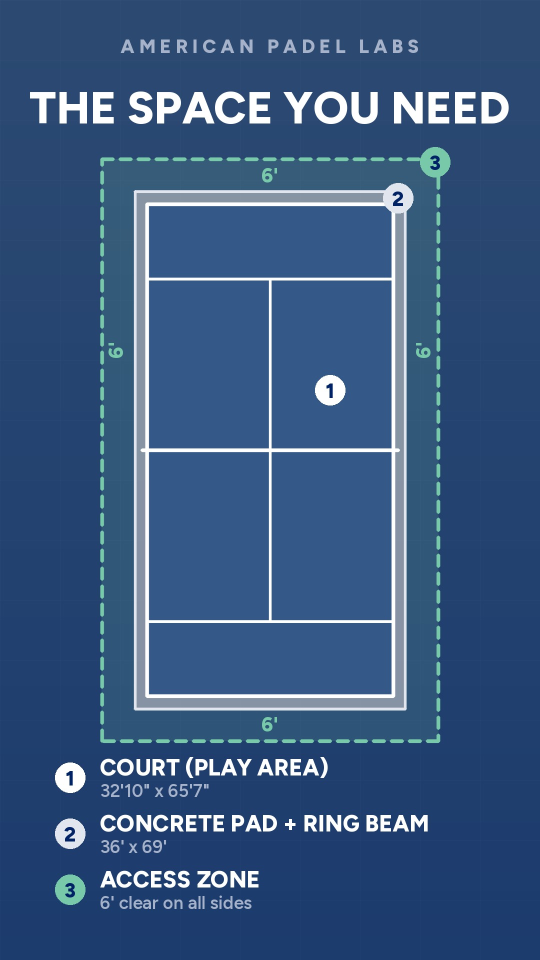
#> input picture frames-space3.jpg, 1080 x 1920 px, given in place of logo.png, which was not available (shown at 1/2 size); the run also reads 1 picture not shown here
$ python styleb.py
#> lines starting #> are read from the running program, lines starting #| are printed output that depends on the picture
### render/apl.py
import numpy as np, cv2, math, os
ROOT=os.path.dirname(os.path.dirname(os.path.abspath(__file__)))
B=lambda *a: os.path.join(ROOT,'brand',*a)
from PIL import Image, ImageDraw, ImageFont
W,H,FPS=1080,1920,30
DUR=46.0
NAVY=(44,74,114)       # hsl(217 42% 31%) site header/footer
DEEP=(0,34,102)        # hsl(220 100% 20%) primary
COURT=(52,88,135)
WHITE=(255,255,255)
SLATE=(166,178,201)    # hsl(220 20% 70%)
GLASS=(150,190,230)
BEB=B('fonts','figtree-latin-800-normal.woff')  # Figtree for all video text (Raj, Nov 24 2026)
INT=B('fonts','figtree-latin-%d-normal.woff')
_fc={}
def F(kind,size,w=600):
    k=(kind,size,w)
    if k not in _fc: _fc[k]=ImageFont.truetype(BEB if kind=='b' else INT%w,size)
    return _fc[k]
def cl(x): return max(0.0,min(1.0,x))
def ease(x):
    x=cl(x); return x*x*(3-2*x)
def eout(x):
    x=cl(x); return 1-(1-x)**3
def prog(t,a,b): return cl((t-a)/(b-a))

LOGO=Image.open(B('logo.png')).convert('RGBA')
PHOTO=Image.open(B('photos','overhead-court.jpg')).convert('RGB').rotate(90,expand=True)  # court long axis vertical
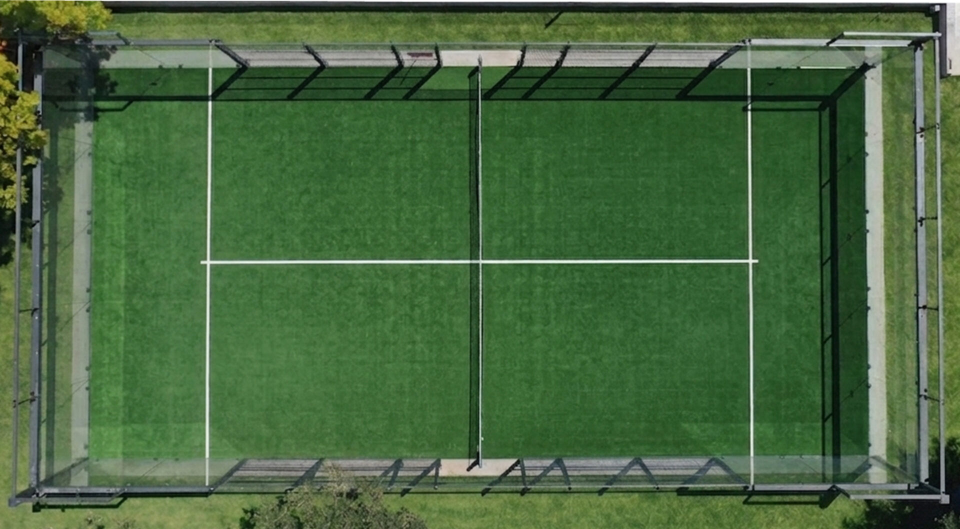
#> input picture brand/photos/overhead-court.jpg, 1920 x 1058 px (shown at 1/2 size)
pw=W; ph=int(PHOTO.height*W/PHOTO.width)
PHOTO=PHOTO.resize((pw,ph),Image.LANCZOS)
#> PHOTO: PIL image 1080x1959 RGB

def bg():
    a=np.zeros((H,W,3),np.float32)
    y=np.linspace(0,1,H)[:,None,None]
    a[:]=np.array(NAVY,np.float32)*(1-0.35*y)+np.array(DEEP,np.float32)*0.35*y
    # subtle court-line grid texture
    a[::120,:,:]+=4; a[:,::120,:]+=4
    return np.clip(a,0,255).astype(np.uint8)
BG=bg()

def fit(kind,size,s,maxw=980,w=600):
    while size>20 and F(kind,size,w).getbbox(s)[2]>maxw: size-=2
    return F(kind,size,w)

def text(img,s,xy,font,fill=WHITE,anchor='la',alpha=1.0,dy=0):
    if alpha<=0: return
    d=ImageDraw.Draw(img,'RGBA')
    x,y=xy
    d.text((x,y+dy),s,font=font,fill=fill+(int(255*alpha),),anchor=anchor)

def vtext(img,s,center,font,fill=WHITE,alpha=1.0):
    if alpha<=0: return
    bb=font.getbbox(s); tw,th=bb[2]+10,bb[3]+10
    t=Image.new('RGBA',(tw,th),(0,0,0,0))
    ImageDraw.Draw(t).text((5,0),s,font=font,fill=fill+(int(255*alpha),))
    t=t.rotate(90,expand=True)
    img.alpha_composite(t,(int(center[0]-t.width/2),int(center[1]-t.height/2)))

def line(a,p,q,col,th,frac=1.0,alpha=1.0):
    if frac<=0 or alpha<=0: return
    q2=(p[0]+(q[0]-p[0])*frac,p[1]+(q[1]-p[1])*frac)
    ov=a.copy()
    cv2.line(ov,(int(p[0]*4),int(p[1]*4)),(int(q2[0]*4),int(q2[1]*4)),col,th,cv2.LINE_AA,shift=2)
    if alpha<1: cv2.addWeighted(ov,alpha,a,1-alpha,0,a)
    else: a[:]=ov

def poly(a,pts,col,th,frac=1.0,alpha=1.0,closed=True):
    pts=list(pts)+([pts[0]] if closed else [])
    L=[math.dist(pts[i],pts[i+1]) for i in range(len(pts)-1)]; tot=sum(L); rem=tot*frac
    for i,l in enumerate(L):
        if rem<=0: break
        f=min(1,rem/l); line(a,pts[i],pts[i+1],col,th,f,alpha); rem-=l

def dashed_rect(a,x0,y0,x1,y1,col,th,alpha=1.0,on=22,off=14):
    for p,q in [((x0,y0),(x1,y0)),((x1,y0),(x1,y1)),((x1,y1),(x0,y1)),((x0,y1),(x0,y0))]:
        L=math.dist(p,q); n=0.0
        while n<L:
            e=min(L,n+on)
            line(a,(p[0]+(q[0]-p[0])*n/L,p[1]+(q[1]-p[1])*n/L),(p[0]+(q[0]-p[0])*e/L,p[1]+(q[1]-p[1])*e/L),col,th,1,alpha)
            n+=on+off

def rectfill(a,x0,y0,x1,y1,col,alpha):
    if alpha<=0: return
    ov=a.copy(); cv2.rectangle(ov,(int(x0),int(y0)),(int(x1),int(y1)),col,-1)
    cv2.addWeighted(ov,alpha,a,1-alpha,0,a)

def dimline_v(a,x,y0,y1,frac,alpha=1.0):
    ym=(y0+y1)/2; h=(y1-y0)/2*frac
    line(a,(x,ym),(x,ym-h),WHITE,3,1,alpha); line(a,(x,ym),(x,ym+h),WHITE,3,1,alpha)
    if frac>0.98:
        for y in (y0,y1): line(a,(x-16,y),(x+16,y),WHITE,3,1,alpha)
def dimline_h(a,y,x0,x1,frac,alpha=1.0):
    xm=(x0+x1)/2; w=(x1-x0)/2*frac
    line(a,(xm,y),(xm-w,y),WHITE,3,1,alpha); line(a,(xm,y),(xm+w,y),WHITE,3,1,alpha)
    if frac>0.98:
        for x in (x0,x1): line(a,(x,y-16),(x,y+16),WHITE,3,1,alpha)

# ---------- top view geometry ----------
PX=50.0; CX,CY=540,1080
CL,CR,CT,CB=CX-5*PX,CX+5*PX,CY-10*PX,CY+10*PX
SV=6.95*PX
FL,FR,FT,FB=CX-10.97/2*PX,CX+10.97/2*PX,CY-21.03/2*PX,CY+21.03/2*PX

def heading(img,s,sub,t0,t,y=215):
    p=eout(prog(t,t0,t0+0.5))
    text(img,s,(W//2,y),fit('b',104,s),anchor='mm',alpha=p,dy=(1-p)*30)
    if sub:
        p2=eout(prog(t,t0+0.25,t0+0.75))
        text(img,sub,(W//2,y+80),F('i',38,500),fill=SLATE,anchor='mm',alpha=p2,dy=(1-p2)*20)

def caption(img,lines,t0,t,y=1700,alpha=1.0):
    for i,(s,big) in enumerate(lines):
        p=eout(prog(t,t0+i*0.25,t0+i*0.25+0.5))*alpha
        if big:
            sz=84
            while F('b',sz).getbbox(s)[2]>980: sz-=4
            text(img,s,(W//2,y+i*90),F('b',sz),anchor='mm',alpha=p,dy=(1-p)*25)
        else:
            sz=40
            while F('i',sz,600).getbbox(s)[2]>1000: sz-=2
            text(img,s,(W//2,y+i*90),F('i',sz,600),fill=SLATE,anchor='mm',alpha=p,dy=(1-p)*25)

def brand_tag(img,alpha=1.0):
    return  # removed per Raj (Nov 24): no "American Padel Labs" text at the top
    text(img,"A M E R I C A N   P A D E L   L A B S",(W//2,92),F('b',38),fill=SLATE,anchor='mm',alpha=alpha)

def court_top(a,t,draw=1.0,lines=1.0,alpha=1.0):
    rectfill(a,CL,CT,CR,CB,COURT,0.9*alpha*ease(draw))
    poly(a,[(CL,CT),(CR,CT),(CR,CB),(CL,CB)],WHITE,6,ease(draw),alpha)
    # net
    line(a,(CL-14,CY),(CR+14,CY),WHITE,5,ease(lines),alpha)
    # service lines + center line
    for y in (CY-SV,CY+SV): line(a,(CL,y),(CR,y),WHITE,3,ease(prog(lines,0.2,0.8)),alpha)
    line(a,(CX,CY-SV),(CX,CY+SV),WHITE,3,ease(prog(lines,0.5,1)),alpha)

# ---------- scenes ----------
def s_hook(img,a,t):
    # photo with slow zoom, crossfades out 3.6-4.4
    z=1.12-0.06*t/4
    pw2,ph2=int(W*z),int(PHOTO.height*z)
    im=PHOTO.resize((pw2,ph2),Image.BILINEAR)
    ox=(pw2-W)//2; oy=(ph2-H)//2
    crop=np.array(im)[max(0,oy):max(0,oy)+H, ox:ox+W]
    canvas=a.copy(); hh=min(H,crop.shape[0]); y0=(H-hh)//2
    canvas[y0:y0+hh]=crop[:hh]
    # navy gradient for legibility
    g=np.linspace(0,1,H)[:,None,None]
    shade=np.clip(0.75-1.3*g,0,0.75)+np.clip((g-0.7)*2.0,0,0.6)
    canvas=(canvas*(1-shade)+np.array(DEEP)*shade).astype(np.uint8)
    f=ease(prog(t,3.6,4.4))
    a[:]=(canvas*(1-f)+a*f).astype(np.uint8)
    return f

def frame(t):
    a=BG.copy()
    img=None
    post=[]   # text ops after raster
    # ----- S1 hook 0-4.4
    if t<4.4:
        f=s_hook(None,a,t)
        def p1(img,t=t,f=f):
            al=1-f
            brand_tag(img,al)
            p=eout(prog(t,0.3,0.9));
            for i,s in enumerate(["HOW MUCH SPACE","DOES A PADEL COURT","ACTUALLY NEED?"]):
                pp=eout(prog(t,0.3+i*0.2,0.9+i*0.2))
                text(img,s,(W//2,330+i*125),fit('b',112,"DOES A PADEL COURT"),anchor='mm',alpha=pp*al,dy=(1-pp)*40)
            pp=eout(prog(t,1.4,2.0))
            text(img,"Padel court dimensions, explained",(W//2,1780),F('i',44,600),anchor='mm',alpha=pp*al)
        post.append(p1)
    # ----- top view scenes 3.6-17.4 and 25-34.4
    topA = ease(prog(t,3.6,4.4))*(1-ease(prog(t,16.8,17.4))) + ease(prog(t,24.8,25.4))*(1-ease(prog(t,33.8,34.4)))
    if topA>0:
        if t<20: draw=prog(t,4.4,6.0); ln=prog(t,11.0,13.0)
        else: draw=1; ln=1
        court_top(a,t,draw,ln,topA)
        if t<20:
            # dims of court
            fa=topA*(1-ease(prog(t,10.6,11.0)))
            dimline_h(a,CT-60,CL,CR,ease(prog(t,6.0,6.8)),fa)
            dimline_v(a,CR+70,CT,CB,ease(prog(t,6.8,7.6)),fa)
            # net-to-service dim on left
            sa=topA*ease(prog(t,13.4,13.9))
            dimline_v(a,CL-60,CY-SV,CY,ease(prog(t,13.4,14.2)),sa)
            # net pulse
            pulse=ease(prog(t,11.0,11.4))*(1-ease(prog(t,12.6,13.2)))
            if pulse>0: line(a,(CL-14,CY),(CR+14,CY),(255,255,255),14,1,0.35*pulse*topA)
        else:
            # footprint
            g=ease(prog(t,25.8,27.2))
            x0=CL+(FL-CL)*g; x1=CR+(FR-CR)*g; y0=CT+(FT-CT)*g; y1=CB+(FB-CB)*g
            if g>0:
                rectfill(a,x0,y0,x1,y1,(255,255,255),0.07*topA)
                dashed_rect(a,x0,y0,x1,y1,WHITE,4,topA)
            da=topA*ease(prog(t,27.2,27.8))
            dimline_h(a,FT-50,FL,FR,ease(prog(t,27.2,27.9)),da)
            dimline_v(a,FR+60,FT,FB,ease(prog(t,27.5,28.2)),da)
            # ring beam highlight
            rb=ease(prog(t,29.0,29.5))*(1-ease(prog(t,30.3,30.8)))
            if rb>0: poly(a,[(CL,CT),(CR,CT),(CR,CB),(CL,CB)],(255,255,255),18,1,0.45*rb*topA)
        def p2(img,t=t,topA=topA):
            brand_tag(img,topA)
            if t<20:
                h1=topA*(1-ease(prog(t,10.6,11.0)))
                if h1>0:
                    heading(img,"THE COURT",None,4.6,t)
                    al=h1*ease(prog(t,6.6,7.0))
                    text(img,"32'10\"",(CX-10,CT-110),F('b',72),anchor='rm',alpha=al)
                    text(img,"(10M)",(CX+10,CT-106),F('b',48),fill=SLATE,anchor='lm',alpha=al)
                    al=h1*ease(prog(t,7.4,7.8))
                    vtext(img,"65'7\"  (20M)",(CR+125,CY),F('b',72),alpha=al)
                    caption(img,[("65'7\" X 32'10\"",True),("20m x 10m  ·  2,153 sq ft (200 m²) of turf",False)],8.2,t,alpha=h1)
                h2=topA*ease(prog(t,11.0,11.4))
                if h2>0:
                    heading(img,"NET + SERVICE LINES",None,11.0,t)
                    al=h2*ease(prog(t,11.4,11.9))
                    text(img,"NET",(CR+30,CY-4),F('b',56),anchor='lm',alpha=al)
                    al=h2*ease(prog(t,14.0,14.5))
                    vtext(img,"22'10\" (6.95M)",(CL-115,CY-SV/2),F('b',54),alpha=al)
                    caption(img,[("NET: 2'11\" CENTER, 3'0\" POSTS",True),("0.88m center, 0.92m posts",False)],11.6,t,alpha=h2*(1-ease(prog(t,13.8,14.1))))
                    caption(img,[("SERVICE LINE: 22'10\" FROM NET",True),("6.95m from the net",False)],14.2,t,alpha=h2)
            else:
                heading(img,"THE SPACE YOU NEED",None,25.4,t)
                al=topA*ease(prog(t,27.7,28.2))
                text(img,"36'",(CX-10,FT-100),F('b',72),anchor='rm',alpha=al)
                text(img,"(11M)",(CX+10,FT-96),F('b',48),fill=SLATE,anchor='lm',alpha=al)
                vtext(img,"69'  (21M)",(FR+115,CY),F('b',72),alpha=al)
                caption(img,[("PLAN FOR 36' X 69'",True),("11m x 21m footprint",False)],28.0,t,y=1690,alpha=topA*(1-ease(prog(t,30.8,31.1))))
                # reasons
                rs=["RING BEAM","ACCESS","MACHINERY","GAMEPLAY"]
                if t>31.1:
                    text(img,"Room for:",(W//2,1675),F('i',38,500),fill=SLATE,anchor='mm',alpha=topA*ease(prog(t,31.15,31.5)))
                for i,s in enumerate(rs):
                    p=eout(prog(t,31.4+i*0.45,31.9+i*0.45))*topA
                    if p<=0: continue
                    d=ImageDraw.Draw(img,'RGBA'); fx=F('b',52)
                    tw=fx.getbbox(s)[2]; cx=[W//2-255,W//2+255][i%2]; cy=1755+(i//2)*95
                    d.rounded_rectangle((cx-tw/2-26,cy-38+(1-p)*20,cx+tw/2+26,cy+38+(1-p)*20),radius=38,fill=(255,255,255,int(235*p)))
                    text(img,s,(cx,cy+3+(1-p)*20),fx,fill=DEEP,anchor='mm',alpha=p)
        post.append(p2)
    # ----- S4 walls 17.0-25.4
    wA=ease(prog(t,17.0,17.6))*(1-ease(prog(t,24.6,25.2)))
    if wA>0:
        S=88; x0=W//2-5*S; x1=W//2+5*S; yb=820; yg=yb-2*S; yt=yb-3*S
        p=ease(prog(t,17.6,18.6))
        rectfill(a,x0,yg,x1,yb,GLASS,0.35*wA*p)
        # mesh grid
        mp=ease(prog(t,18.3,19.2))
        if mp>0:
            for x in np.arange(x0,x1+1,22): line(a,(x,yg),(x,yg-(yg-yt)*mp),SLATE,2,1,wA*0.8)
            for y in np.arange(yg,yt-1,-22):
                if yg-y<= (yg-yt)*mp: line(a,(x0,y),(x1,y),SLATE,2,1,wA*0.8)
        poly(a,[(x0,yb),(x0,yt),(x1,yt),(x1,yb)],WHITE,6,p,wA,closed=False)
        line(a,(x0,yg),(x1,yg),WHITE,4,p,wA)
        line(a,(x0-60,yb),(x1+60,yb),WHITE,4,1,wA)
        # posts
        for xx in np.linspace(x0,x1,6): line(a,(xx,yb),(xx,yt),WHITE,3,p,wA*0.7)
        dimline_v(a,x1+40,yt,yb,ease(prog(t,19.2,19.9)),wA)
        # side profile (half court, back wall to net)
        sp=ease(prog(t,21.2,22.6)); sA=wA*ease(prog(t,21.0,21.4))
        if sA>0:
            Sx=88; sx0=W//2-5*Sx; sb=1440
            pts=[(sx0,sb),(sx0,sb-3*Sx),(sx0+4*Sx,sb-3*Sx),(sx0+4*Sx,sb-2*Sx),(sx0+10*Sx,sb-2*Sx),(sx0+10*Sx,sb)]
            rectfill(a,sx0,sb-2*Sx,sx0+10*Sx,sb,GLASS,0.25*sA*sp)
            poly(a,pts,WHITE,6,sp,sA,closed=False)
            line(a,(sx0-40,sb),(sx0+10*Sx+60,sb),WHITE,4,1,sA)
        # [17 lines left out: function p3, not called in this run]
        post.append(p3)
    # ----- S6 indoor 34.0-40.4
    iA=ease(prog(t,34.0,34.6))*(1-ease(prog(t,39.8,40.4)))
    if iA>0:
        S=45; x0=W//2-10*S; x1=W//2+10*S; yb=1250
        p=ease(prog(t,34.6,35.6))
        # court side elevation: 3m at ends, 2m middle
        pts=[(x0,yb),(x0,yb-3*S),(x0+4*S,yb-3*S),(x0+4*S,yb-2*S),(x1-4*S,yb-2*S),(x1-4*S,yb-3*S),(x1,yb-3*S),(x1,yb)]
        rectfill(a,x0,yb-2*S,x1,yb,GLASS,0.25*iA*p)
        poly(a,pts,WHITE,5,p,iA,closed=False)
        line(a,(x0-40,yb),(x1+40,yb),WHITE,4,1,iA)
        line(a,(W//2,yb),(W//2,yb-0.9*S),WHITE,3,p,iA)  # net
        # ceilings
        c1=ease(prog(t,35.8,36.6))
        rectfill(a,x0-40,yb-8*S,x0-40+(x1-x0+80)*c1,yb-7*S,(255,255,255),0.18*iA)
        dashed_rect(a,x0-40,yb-6*S,x0-40+(x1-x0+80)*c1,yb-6*S,WHITE,4,iA*c1)
        dimline_v(a,x0-80,yb-6*S,yb,ease(prog(t,36.4,37.0)),iA)
        # [9 lines left out: function p4, not called in this run]
        post.append(p4)
    # ----- S7 CTA 39.8-46
    eA=ease(prog(t,39.8,40.6))
    if eA>0:
        # [8 lines left out: function p5, not called in this run]
        post.append(p5)
    img=Image.fromarray(a).convert('RGBA')
    for fn in post: fn(img)
    if eA>0:
        # CTA background fade over everything except its own text: redo
        base=Image.fromarray(BG).convert('RGBA')
        img=Image.blend(img,base,eA*0.0)
    return np.array(img.convert('RGB'))

### render/styles/styleb.py
import sys,os; sys.path.insert(0,os.path.join(os.path.dirname(os.path.abspath(__file__)),'..'))
import numpy as np, cv2, apl
from PIL import Image, ImageDraw, ImageFilter
W,H=1080,1920
rot=Image.open(apl.B('photos','overhead-court-vertical.jpg')); OY=(rot.height-H)//2
K=0.74
bgimg=rot.crop((0,OY,W,OY+H)).filter(ImageFilter.GaussianBlur(40))
small=rot.resize((int(W*K),int(rot.height*K)))
SX=(W-small.width)//2; SY=880-int(978*K)
bgimg.paste(small,(SX,SY))
base=np.array(bgimg).astype(np.float32)
PX=79.6*K; CX=SX+534*K; CY=SY+978*K
def dark(k):
#> called with k = 0.55
    y=np.linspace(-1,1,H)[:,None]; x=np.linspace(-1,1,W)[None,:]
    v=1-0.35*(x**2+y**2)
    return np.clip(base*k*v[...,None],0,255).astype(np.uint8)
def wm(img):
    lg=apl.LOGO.resize((int(apl.LOGO.width*110/apl.LOGO.height),110))
    img.alpha_composite(lg,(56,56))
def cap(img,h,sub,y=1660):
    d=ImageDraw.Draw(img,'RGBA')
    for dx,dy in [(0,3)]:
        d.text((W//2+dx,y+dy),h,font=apl.F('i',68,700),fill=(0,0,0,110),anchor='mm')
    d.text((W//2,y),h,font=apl.F('i',68,700),fill=(255,255,255,255),anchor='mm')
    if sub: d.text((W//2,y+70),sub,font=apl.F('i',40,500),fill=(235,235,235,255),anchor='mm')
# frame B1: hook
a=dark(0.55); img=Image.fromarray(a).convert('RGBA'); wm(img)
d=ImageDraw.Draw(img,'RGBA')
for i,s in enumerate(["How much space does a","padel court actually need?"]):
    d.text((W//2,880+i*88),s,font=apl.F('i',72,700),fill=(255,255,255,255),anchor='mm')
d.text((W//2,1080),"More than the court itself.",font=apl.F('i',44,500),fill=(230,230,230,255),anchor='mm')
img.convert('RGB').save('styleB_hook.jpg',quality=90)
# frame B2: footprint on photo
a=dark(0.45)
fl,fr,ft,fb=CX-10.97/2*PX,CX+10.97/2*PX,CY-21.03/2*PX,CY+21.03/2*PX
cl,cr,ct,cb=CX-5*PX,CX+5*PX,CY-10*PX,CY+10*PX
apl.poly(a,[(cl,ct),(cr,ct),(cr,cb),(cl,cb)],(255,255,255),5)
#> after the loop in poly, `for i,l in enumerate(L):`:
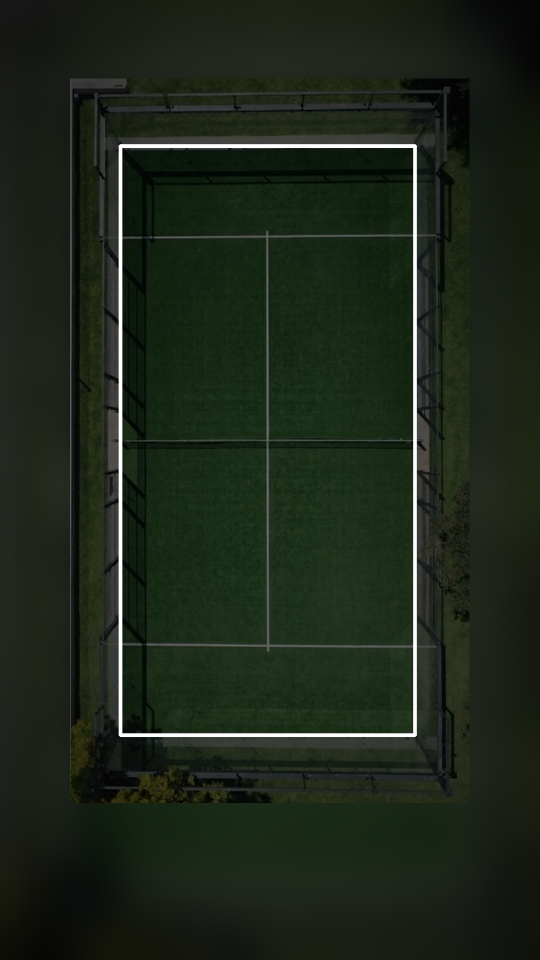
#> a: shape (1920, 1080, 3) (shown at 1/2 size); mean of channels 0, 1, 2 29.4, 38.9, 25.9; drawn as R, G, B
#> after the loop in poly, `for i,l in enumerate(L):`: rem = 0
apl.dashed_rect(a,fl,ft,fr,fb,(255,255,255),4)
apl.rectfill(a,fl,ft,fr,fb,(255,255,255),0.08)
#> in rectfill, `cv2.rectangle(ov, (int(x0), int(y0)), (int(x1), int(y1)), col, -1)`:
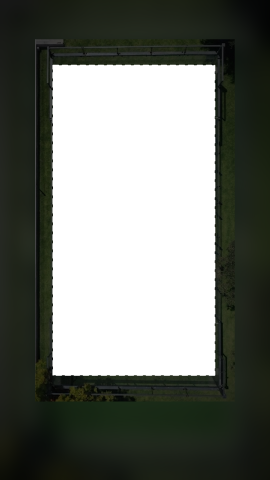
#> ov: shape (1920, 1080, 3) (shown at 1/4 size); mean of channels 0, 1, 2 115.6, 119.3, 112.9; drawn as R, G, B
img=Image.fromarray(a).convert('RGBA'); wm(img)
d=ImageDraw.Draw(img,'RGBA')
def pill(cx,cy,s):
#> called with cx = 540, cy = 213.3, s = '36 ft (11 m)'
    f=apl.F('i',40,700); tw=f.getbbox(s)[2]
#> after `tw = f.getbbox(s)[2]`: tw = 239
    d.rounded_rectangle((cx-tw/2-24,cy-34,cx+tw/2+24,cy+34),radius=34,fill=(255,255,255,235))
    d.text((cx,cy+1),s,font=f,fill=(20,20,20,255),anchor='mm')
pill(W//2,ft-48,"36 ft (11 m)")
pill(W//2-0, CY, "69 ft (21 m)")
cap(img,"Plan for 36' x 69'","Room for the ring beam, access, and machinery",y=1700)
img.convert('RGB').save('styleB_footprint.jpg',quality=90)
# v1 equivalents
Image.fromarray(apl.frame(2.5)).save('styleA_hook.jpg',quality=90)
#> after the loop in frame, `for fn in post: fn(img)`:
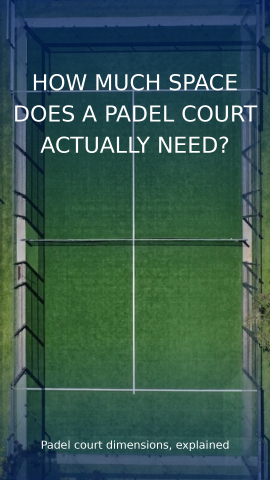
#> img: PIL image 1080x1920 RGBA (shown at 1/4 size); mean R, G, B, A 53.5, 87.5, 78.9, 255
Image.fromarray(apl.frame(33.2)).save('styleA_footprint.jpg',quality=90)
#> call 2 of poly, with col = (255, 255, 255), th = 6, frac = 1, alpha = 1, closed = True
#> after the loop in poly (call 2), `for i,l in enumerate(L):`:
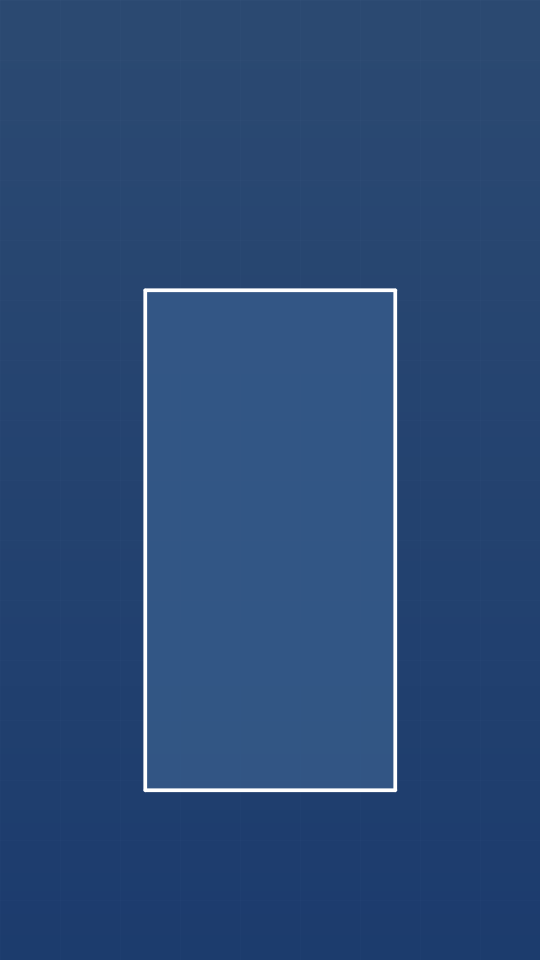
#> a: shape (1920, 1080, 3) (shown at 1/2 size); mean of channels 0, 1, 2 41.8, 73.4, 118.1; drawn as R, G, B
#> after the loop in poly (call 2), `for i,l in enumerate(L):`: rem = 0
#> after the loop in court_top, `for y in (CY-SV,CY+SV): line(a,(CL,y),(CR,y),WHITE,3,ease(prog(lines,0..`:
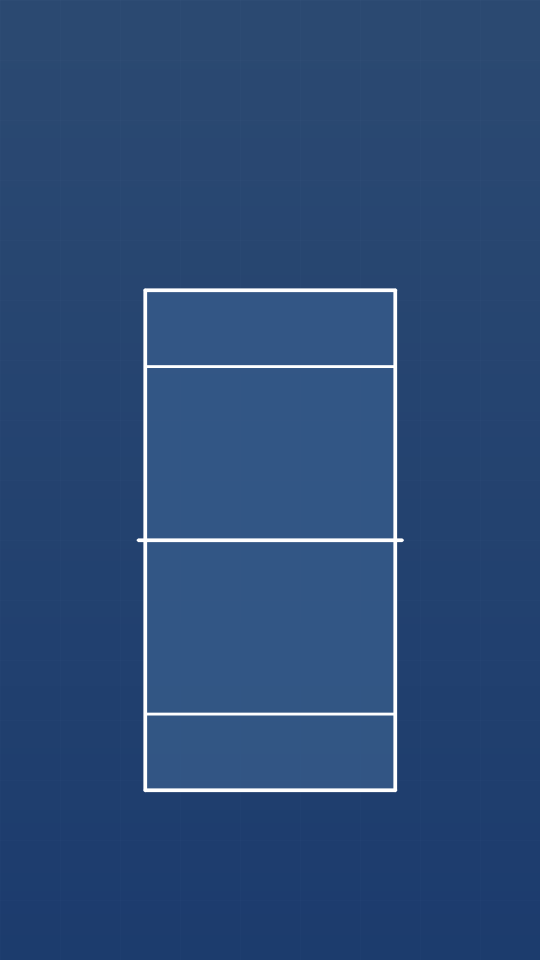
#> a: shape (1920, 1080, 3) (shown at 1/2 size); mean of channels 0, 1, 2 42.8, 74.2, 118.6; drawn as R, G, B
#> call 3 of rectfill, with x0 = 265.8, y0 = 554.2, x1 = 814.2, y1 = 1605.8, col = (255, 255, 255), alpha = 0.07
#> in rectfill (call 3), `cv2.rectangle(ov, (int(x0), int(y0)), (int(x1), int(y1)), col, -1)`:
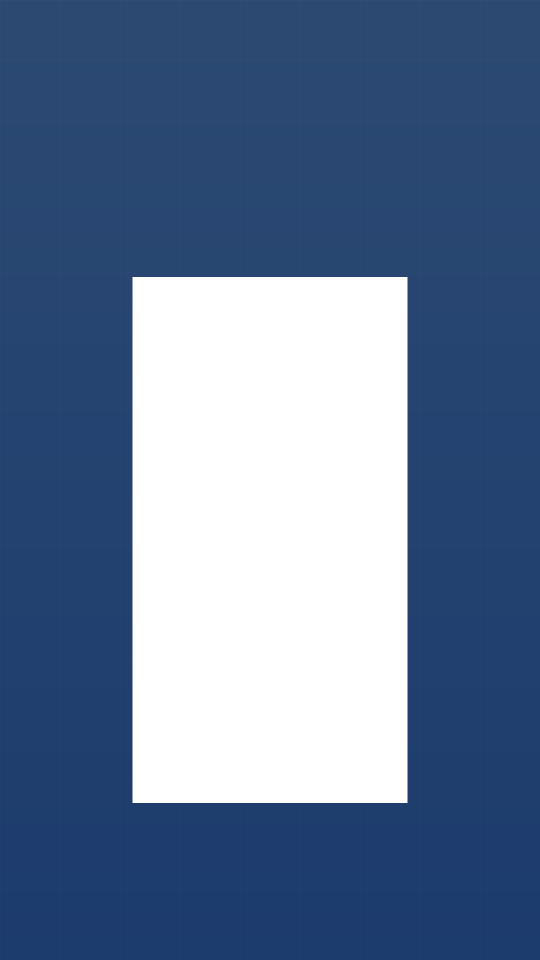
#> ov: shape (1920, 1080, 3) (shown at 1/2 size); mean of channels 0, 1, 2 97.3, 119.4, 151.6; drawn as R, G, B
ims=[Image.open(f).resize((360,640)) for f in ['styleA_hook.jpg','styleA_footprint.jpg','styleB_hook.jpg','styleB_footprint.jpg']]
#> ims = 4 items
s=Image.new('RGB',(360*4+60,640),'white')
for i,im in enumerate(ims): s.paste(im,(i*360+(60 if i>1 else 0),0))
#> this loop made 4 passes
s.save('style_compare.jpg',quality=88)
